Frame 1 (no input): blank canvas, image omitted
Frame 60 (no input): blank canvas, image omitted
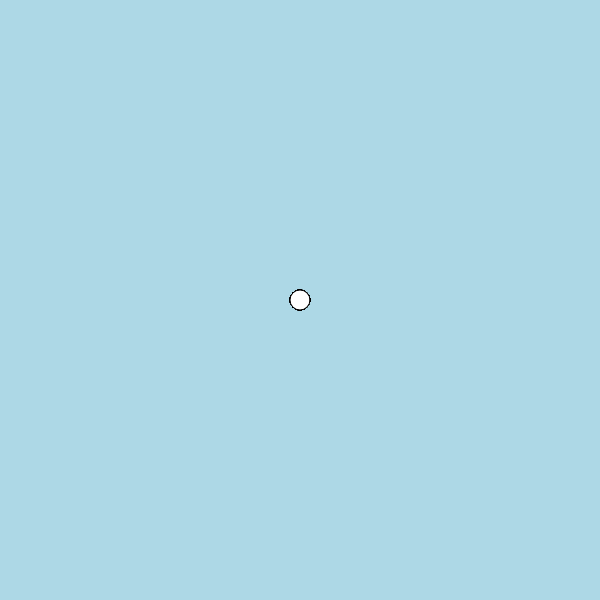
Frame 120 (the mouse pressed at the canvas centre since frame 60)

The p5.js sketch whose frames 1 and 60 were blank and that drew this single picture after the mouse press (run headless with seeded random() and noise() and a simulated clock; from frame 60 on, the mouse is pressed at the canvas centre):

// p5.js sketch
// ── sketch.js
function setup() {
    createCanvas(600, 600);
     background("lightBlue");
  }
  
  function draw() {
    
    stroke ("black");
    fill ("white");
    
    // console.log(mouseIsPressed);
    
    if (mouseIsPressed){
      circle (mouseX, mouseY, 20, 35);
    }
  }
  
